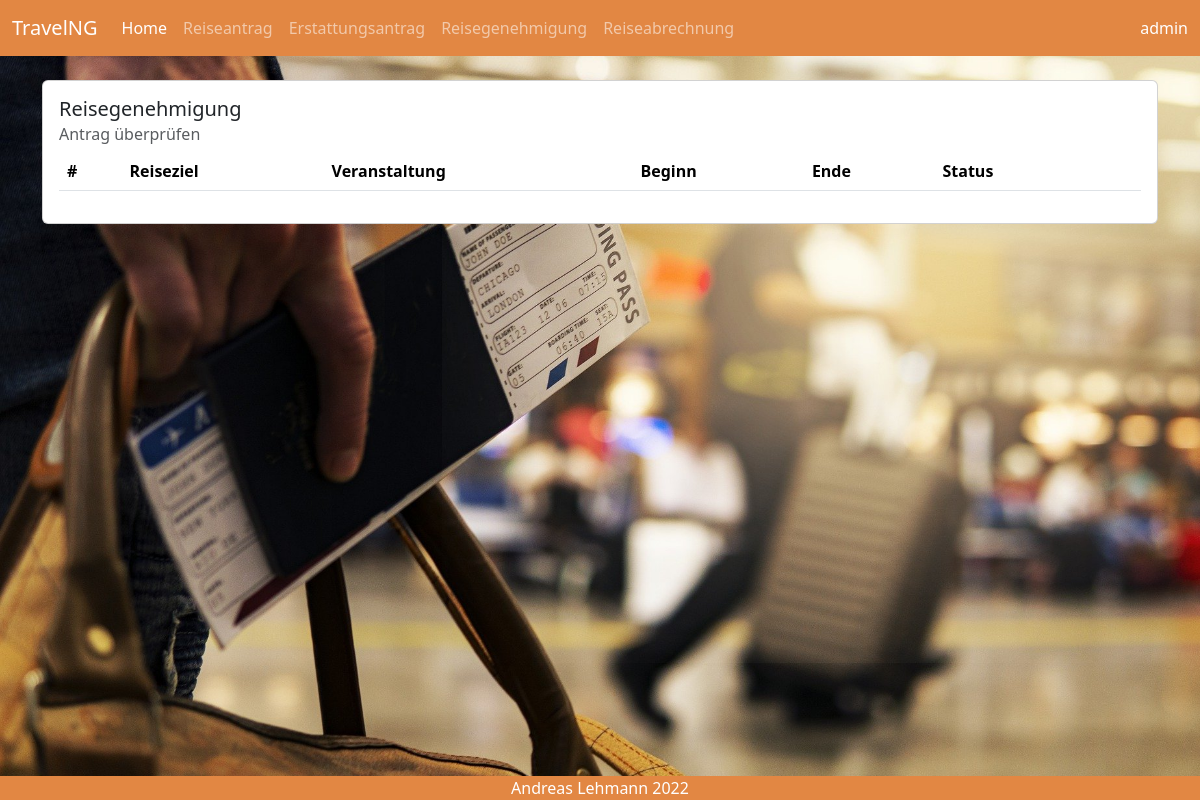
Page /Request/Auth/ (signed in) on the earlier database version.
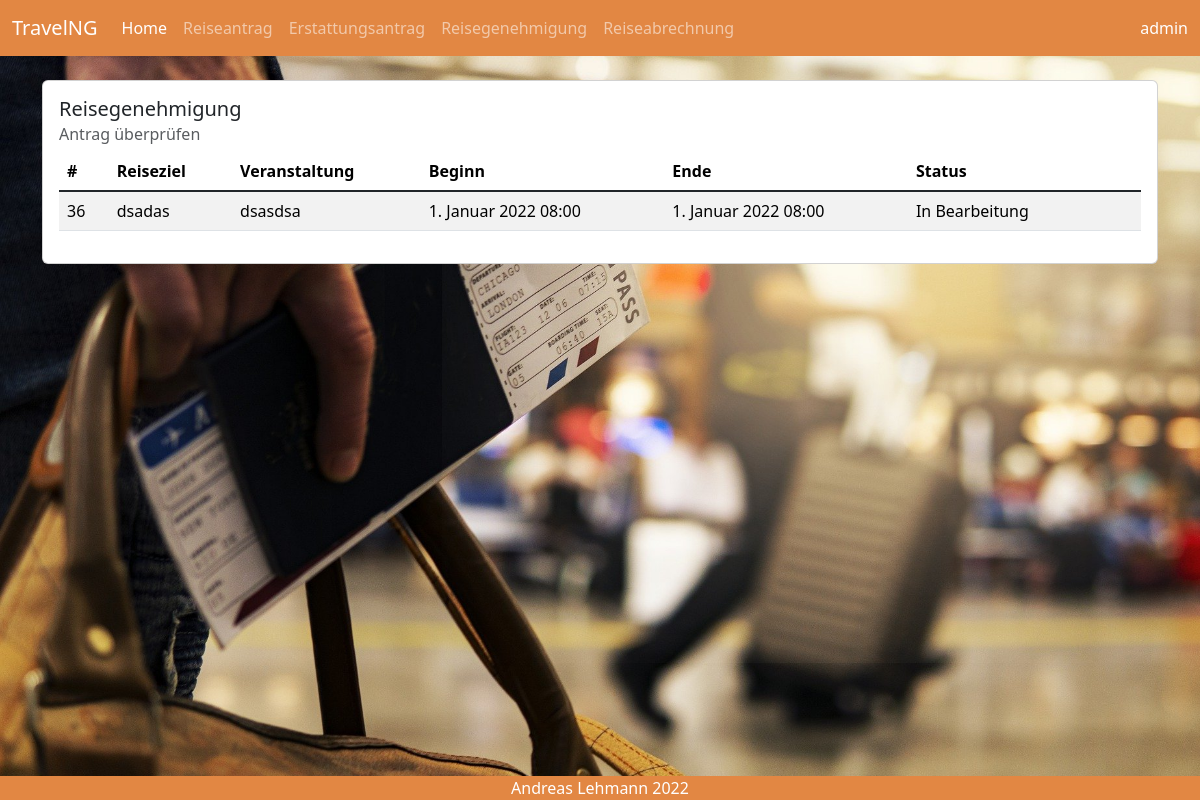
Same page on the later database version.
### request/models.py (models this page shows, shortened)
class TravelRequest(models.Model):
    STATUS_CHOICES = [('In Bearbeitung', 'In Bearbeitung'),
                      ('Genehmigt', 'Genehmigt'),
                      ]
    username = models.CharField(max_length=50, null=True, blank=False)
    employee = models.CharField(max_length=50, null=True, blank=False)
    destination = models.CharField(max_length=50, blank=False)
    event = models.CharField(max_length=50, blank=False)
    journey_start = models.DateTimeField(default='01.01.2022 08:00', blank=False)
    journey_end = models.DateTimeField(default='01.01.2022 08:00', blank=False)
    event_start = models.DateTimeField(default='01.01.2022 08:00', blank=False)
    event_end = models.DateTimeField(default='01.01.2022 08:00', blank=False)
    transport = models.ForeignKey(Transport, on_delete=models.SET_NULL, null=True, blank=False)
    cost_center = models.ForeignKey(CostCenter, on_delete=models.SET_NULL, null=True, blank=False)
    status = models.CharField(default='In Bearbeitung', max_length=30, choices=STATUS_CHOICES)
    class Meta:
        permissions = [
            (
                'is_supervisor', 'can access auth page'
            )
        ]

### request/views.py (the view, shortened to what this page needs)
# urls.py: re_path(r'^Request/Auth/$', request.views.travel_auth_details, name="travelAuth"),
@login_required
def travel_auth_details(request, pk=None):
    page_title = 'Reisegenehmigung'
    sub_title = 'Antrag genehmigen'
    if pk is None:
        travel_requests = TravelRequest.objects.all().order_by('journey_start')
        return render(request, 'request/travelAuth.html',
                      {'page_title': page_title, 'sub_title': sub_title, 'travel_requests': travel_requests})

### templates/request/travelAuth.html (shortened to what this page needs)
{% extends 'request/base.html' %}
{% load bootstrap5 bootstrap_icons %}
{% block content %}
    <div class="container">
        <div class="card" style="width: 100%;">
            <div class="card-body">
                <h5 class="card-title">Reisegenehmigung</h5>
                <h6 class="card-subtitle mb-2 text-muted">Antrag überprüfen</h6>
                <table class="table table-striped table-hover">
                    <thead class="">
                    <tr>
                        <th>#</th>
                        <th>Reiseziel</th>
                        <th>Veranstaltung</th>
                        <th>Beginn</th>
                        <th>Ende</th>
                        <th>Status</th>
                        <th>&nbsp;</th>
                    </tr>
                    </thead>
                    <tbody class="table-group-divider">
                    {% for TravelRequest in travel_requests %}
                        {% if TravelRequest.status == 'In Bearbeitung' %}
                            <tr>
                                <td>{{ TravelRequest.id }}</td>
                                <td>{{ TravelRequest.destination }}</td>
                                <td>{{ TravelRequest.event }}</td>
                                <td>{{ TravelRequest.journey_start }}</td>
                                <td>{{ TravelRequest.journey_end }}</td>
                                <td>{{ TravelRequest.status }}</td>
                                <td>
                                </td>
                            </tr>
                        {% endif %}
                    {% endfor %}
                    </tbody>
                </table>
            </div>
        </div>
    </div>
{% endblock %}

Differences in the rows shown:
added TravelRequest: id "36", destination "dsadas", event "dsasdsa", journey_start "1. Januar 2022 08:00", journey_end "1. Januar 2022 08:00", status "In Bearbeitung"
